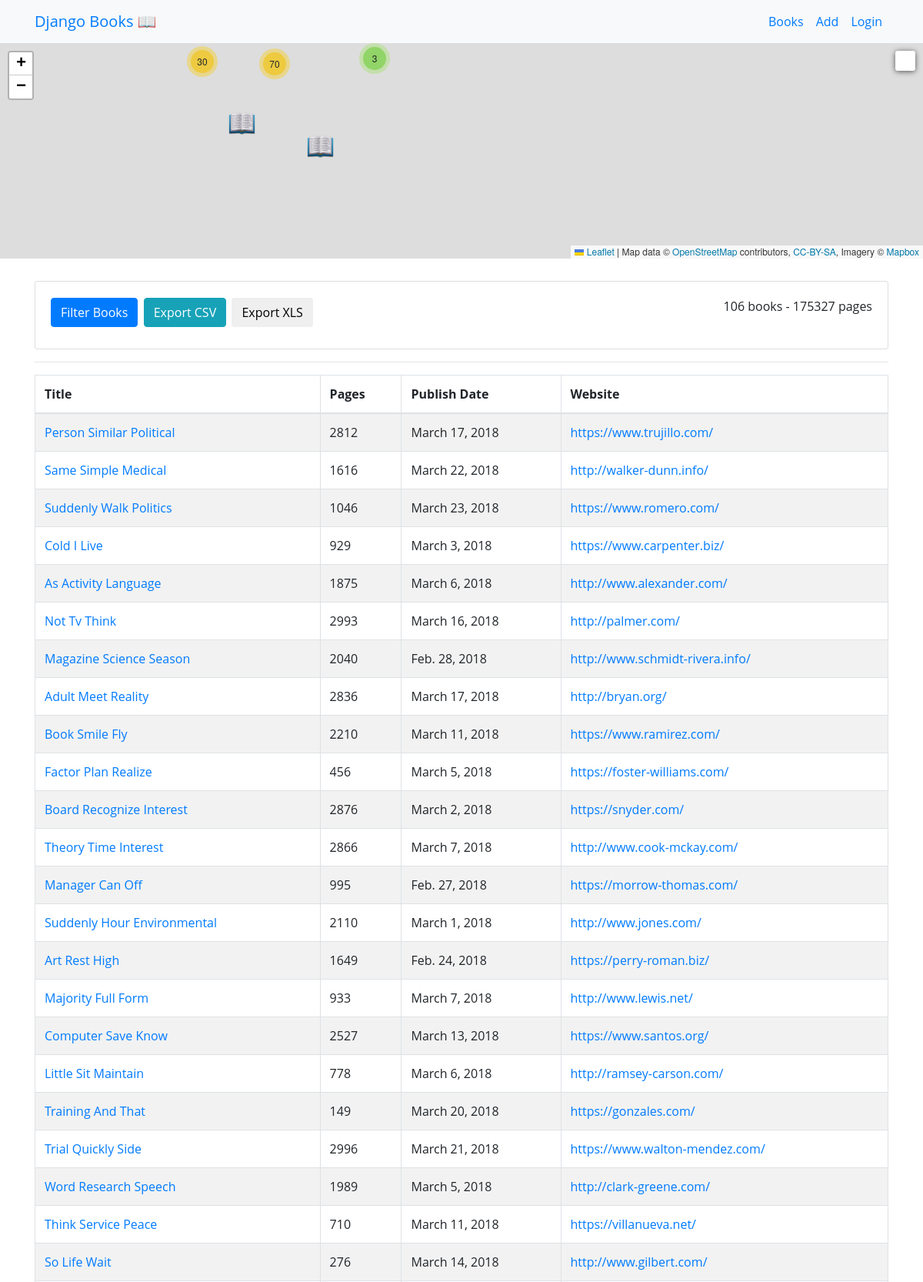
The page /books/ (upper part) on the database its author committed.
### books/models.py (models this page shows, shortened)
class Book(models.Model):
    title = models.CharField(max_length=300)
    lat = models.DecimalField(max_digits=20, decimal_places=6)
    lon = models.DecimalField(max_digits=20, decimal_places=6)
    pages = models.IntegerField(default=1000)
    publish_date = models.DateField()
    website = models.URLField()
    synopsis = models.TextField()
    slug = models.SlugField(max_length=200)
    status = models.BooleanField(default=True)
    authors = models.ManyToManyField('authors.Author')
    def get_absolute_url(self):
        return '/books/{}/{}/'.format(self.id, self.slug)

### books/views.py (the view)
def all_books(request):
    books = Book.objects.all()
    form = QueryForm(request.GET or None)
    paramDict = request.GET
    books = filter_books(books, paramDict)
    page_count = books.aggregate(Sum('pages'))
    map_books = [{'loc':[float(book.lon), float(book.lat)],
                  'title':book.title,
                  'url':book.get_absolute_url()} for book in books]
    context = {
        'books':books,
        'map_books': mark_safe(escapejs(json.dumps(map_books))),
        'page_count':page_count['pages__sum'],
        'form':form}
    return render(request, 'books/books.html', context)

### books/forms.py
class QueryForm(forms.Form):
    publish_date_before = forms.DateField(
        label='',
        required=False,
        widget = forms.TextInput(
            attrs={
                'class': 'form-control',
                'id':'datepicker1',
                'placeholder':'published before'
            }))
    publish_date_after = forms.DateField(
        label='',
        required=False,
        widget = forms.TextInput(
            attrs={
                'class': 'form-control',
                'id':'datepicker2',
                'placeholder':'published after'
            }))
    keywords = forms.CharField(
        required=False,
        label='',
        widget=forms.TextInput(
            attrs={
                'class':'form-control',
                'placeholder':'space-separated words matching title, synopsis, website or tags'
            }))

### books/utils/filter.py (called while the page is built, shortened)
def filter_books(books, paramDict):
    params = paramDict.keys()
    return books

### books/templates/books/books.html (shortened to what this page needs)
{% extends 'base.html' %}
{% load static %}
{% block head_extra %}
<link rel="stylesheet" href="{% static 'css/main.css' %}">
<link rel="stylesheet" href="{% static 'css/map-style.css' %}">
<link rel="stylesheet" href="{% static 'css/leaflet-search.css' %}">
<link rel="stylesheet" href="https://unpkg.com/leaflet@1.3.1/dist/leaflet.css"
integrity="sha512-Rksm5RenBEKSKFjgI3a41vrjkw4EVPlJ3+OiI65vTjIdo9brlAacEuKOiQ5OFh7cOI1bkDwLqdLw3Zg0cRJAAQ=="
crossorigin=""/>
<link href='https://api.mapbox.com/mapbox-gl-js/v0.44.1/mapbox-gl.css' rel='stylesheet' />
<link rel="stylesheet" type="text/css" href="https://cdn.datatables.net/v/dt/dt-1.10.16/datatables.min.css"/>
<link rel="stylesheet" href="https://cdnjs.cloudflare.com/ajax/libs/bootstrap-datepicker/1.7.1/css/bootstrap-datepicker.css" />
<link rel="stylesheet" href="{% static '/dist/MarkerCluster.css' %}" />
<link rel="stylesheet" href="{% static '/dist/MarkerCluster.Default.css' %}" />
{% endblock head_extra %}
{% block content %}
    <div id="mapid"></div>
    <div class="container">
        <br />
            <div class="card" style="width: auto;">
            <div class="card-body">
                <div class="row">
                    <div class="col-md-6">
                <h3>
                    <form action="{% url 'books:csv' %}">
                        <a class="btn btn-primary" data-toggle="collapse" href="#collapseExample" aria-expanded="false" aria-controls="collapseExample">
                            Filter Books
                        </a>
                        <input type="submit" class="btn btn-info" form="id_query_form" formaction="{% url 'books:csv' %}" value="Export CSV">
                        <input type="submit" class="btn btn-default" form="id_query_form" formaction="{% url 'books:xls' %}" value="Export XLS">
                    </form>
                </h3>
                </div>
                <div style="text-align: right" class="col-md-6">
                    {{ books.count }} book{{ books | pluralize }} - {{ page_count }} page{{ page_count | pluralize }}
                </div>
                </div>
                    </div>
                </div>
            </div>
            <div class="container">
    <hr>
    <table id="book-table" class="table table-striped table-bordered" cellspacing="0" width="100%">
            <thead>
                <tr>
                    <th>Title</th>
                    <th>Pages</th>
                    <th>Publish Date</th>
                    <th>Website</th>
                </tr>
            </thead>
            <tbody>
                {% for book in books %}
                <tr>
                    <td><a href="{{ book.get_absolute_url }}">{{ book.title }}</td></a>
                    <td>{{ book.pages }}</td>
                    <td>{{ book.publish_date }}</td>
                    <td><a href="{{ book.website }}">{{ book.website }}</a></td>
                </a></tr>
                {% endfor %}
            </tbody>
        </table>
        <br />
</div>
{% endblock %}

### static/css/main.css (style rules this page uses)
#mapid { height: 280px; width: auto; margin-bottom:5px; }

### static/css/map-style.css (style rules this page uses)
html, body { font-family: 'Open Sans', sans-serif; margin: 0; padding: 0; height: 100%; width: 100%; box-sizing: border-box; }
*, *:before, *:after { box-sizing: border-box; }

### rows shown on the page
Book: title "Person Similar Political", pages "2812", publish_date "March 17, 2018", website "https://www.trujillo.com/"
Book: title "Same Simple Medical", pages "1616", publish_date "March 22, 2018", website "http://walker-dunn.info/"
Book: title "Suddenly Walk Politics", pages "1046", publish_date "March 23, 2018", website "https://www.romero.com/"
Book: title "Cold I Live", pages "929", publish_date "March 3, 2018", website "https://www.carpenter.biz/"
Book: title "As Activity Language", pages "1875", publish_date "March 6, 2018", website "http://www.alexander.com/"
Book: title "Not Tv Think", pages "2993", publish_date "March 16, 2018", website "http://palmer.com/"
Book: title "Magazine Science Season", pages "2040", publish_date "Feb. 28, 2018", website "http://www.schmidt-rivera.info/"
Book: title "Adult Meet Reality", pages "2836", publish_date "March 17, 2018", website "http://bryan.org/"
Book: title "Book Smile Fly", pages "2210", publish_date "March 11, 2018", website "https://www.ramirez.com/"
Book: title "Factor Plan Realize", pages "456", publish_date "March 5, 2018", website "https://foster-williams.com/"
Book: title "Board Recognize Interest", pages "2876", publish_date "March 2, 2018", website "https://snyder.com/"
Book: title "Theory Time Interest", pages "2866", publish_date "March 7, 2018", website "http://www.cook-mckay.com/"
Book: title "Manager Can Off", pages "995", publish_date "Feb. 27, 2018", website "https://morrow-thomas.com/"
Book: title "Suddenly Hour Environmental", pages "2110", publish_date "March 1, 2018", website "http://www.jones.com/"
Book: title "Art Rest High", pages "1649", publish_date "Feb. 24, 2018", website "https://perry-roman.biz/"
Book: title "Majority Full Form", pages "933", publish_date "March 7, 2018", website "http://www.lewis.net/"
Book: title "Computer Save Know", pages "2527", publish_date "March 13, 2018", website "https://www.santos.org/"
Book: title "Little Sit Maintain", pages "778", publish_date "March 6, 2018", website "http://ramsey-carson.com/"
Book: title "Training And That", pages "149", publish_date "March 20, 2018", website "https://gonzales.com/"
Book: title "Trial Quickly Side", pages "2996", publish_date "March 21, 2018", website "https://www.walton-mendez.com/"
Book: title "Word Research Speech", pages "1989", publish_date "March 5, 2018", website "http://clark-greene.com/"
Book: title "Think Service Peace", pages "710", publish_date "March 11, 2018", website "https://villanueva.net/"
Book: title "So Life Wait", pages "276", publish_date "March 14, 2018", website "http://www.gilbert.com/"

### other values the page prints
{{ books.count }} "106"
{{ books | pluralize }} "s"
{{ page_count }} "175327"
{{ page_count | pluralize }} "s"
